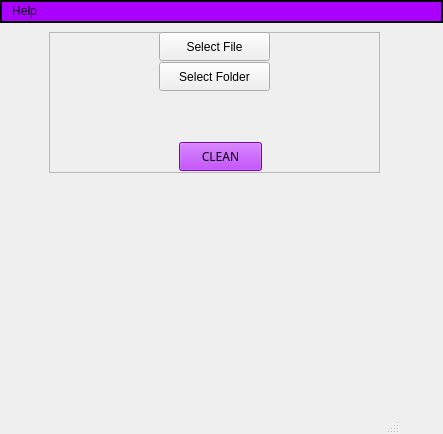
<?xml version="1.0" encoding="UTF-8"?>
<ui version="4.0">
 <class>MainWindow</class>
 <widget class="QMainWindow" name="MainWindow">
  <property name="geometry">
   <rect>
    <x>0</x>
    <y>0</y>
    <width>443</width>
    <height>434</height>
   </rect>
  </property>
  <property name="maximumSize">
   <size>
    <width>500</width>
    <height>600</height>
   </size>
  </property>
  <property name="windowTitle">
   <string>                               Metadata Remover</string>
  </property>
  <property name="styleSheet">
   <string notr="true"/>
  </property>
  <widget class="QWidget" name="centralwidget">
   <widget class="QWidget" name="gridLayoutWidget">
    <property name="geometry">
     <rect>
      <x>110</x>
      <y>180</y>
      <width>231</width>
      <height>171</height>
     </rect>
    </property>
    <layout class="QGridLayout" name="gridLayout"/>
   </widget>
   <widget class="QStackedWidget" name="stackedWidget">
    <property name="geometry">
     <rect>
      <x>9</x>
      <y>9</y>
      <width>421</width>
      <height>151</height>
     </rect>
    </property>
    <property name="currentIndex">
     <number>0</number>
    </property>
    <widget class="QWidget" name="page">
     <widget class="QFrame" name="frame">
      <property name="geometry">
       <rect>
        <x>40</x>
        <y>0</y>
        <width>331</width>
        <height>141</height>
       </rect>
      </property>
      <property name="frameShape">
       <enum>QFrame::Shape::StyledPanel</enum>
      </property>
      <property name="frameShadow">
       <enum>QFrame::Shadow::Raised</enum>
      </property>
      <widget class="QPushButton" name="selectFileButton">
       <property name="geometry">
        <rect>
         <x>110</x>
         <y>0</y>
         <width>111</width>
         <height>29</height>
        </rect>
       </property>
       <property name="text">
        <string>Select File</string>
       </property>
      </widget>
      <widget class="QPushButton" name="selectFolderButton">
       <property name="geometry">
        <rect>
         <x>110</x>
         <y>30</y>
         <width>111</width>
         <height>29</height>
        </rect>
       </property>
       <property name="text">
        <string>Select Folder</string>
       </property>
      </widget>
      <widget class="QPushButton" name="cleanButton">
       <property name="geometry">
        <rect>
         <x>130</x>
         <y>110</y>
         <width>83</width>
         <height>29</height>
        </rect>
       </property>
       <property name="font">
        <font>
         <family>Arial Black</family>
        </font>
       </property>
       <property name="styleSheet">
        <string notr="true">background-color: rgb(170, 0, 255);</string>
       </property>
       <property name="text">
        <string>CLEAN</string>
       </property>
      </widget>
      <widget class="QLabel" name="label">
       <property name="geometry">
        <rect>
         <x>12</x>
         <y>70</y>
         <width>301</width>
         <height>20</height>
        </rect>
       </property>
       <property name="text">
        <string/>
       </property>
       <property name="alignment">
        <set>Qt::AlignmentFlag::AlignCenter</set>
       </property>
      </widget>
     </widget>
    </widget>
    <widget class="QWidget" name="page_2">
     <widget class="QFrame" name="frame_2">
      <property name="geometry">
       <rect>
        <x>0</x>
        <y>0</y>
        <width>441</width>
        <height>231</height>
       </rect>
      </property>
      <property name="frameShape">
       <enum>QFrame::Shape::StyledPanel</enum>
      </property>
      <property name="frameShadow">
       <enum>QFrame::Shadow::Raised</enum>
      </property>
      <widget class="QListWidget" name="listWidget">
       <property name="geometry">
        <rect>
         <x>0</x>
         <y>0</y>
         <width>451</width>
         <height>192</height>
        </rect>
       </property>
      </widget>
     </widget>
    </widget>
   </widget>
  </widget>
  <widget class="QMenuBar" name="menubar">
   <property name="geometry">
    <rect>
     <x>0</x>
     <y>0</y>
     <width>443</width>
     <height>29</height>
    </rect>
   </property>
   <property name="autoFillBackground">
    <bool>false</bool>
   </property>
   <property name="styleSheet">
    <string notr="true">background-color: rgb(170, 0, 255);
border: 2px solid black;</string>
   </property>
   <widget class="QMenu" name="menuHelp">
    <property name="styleSheet">
     <string notr="true">
border: 2px solid black;</string>
    </property>
    <property name="title">
     <string>Help</string>
    </property>
    <addaction name="actionreportissues"/>
    <addaction name="actionCheck_for_Updates"/>
    <addaction name="actionAbout"/>
   </widget>
   <addaction name="menuHelp"/>
  </widget>
  <widget class="QStatusBar" name="statusbar">
   <property name="maximumSize">
    <size>
     <width>400</width>
     <height>400</height>
    </size>
   </property>
  </widget>
  <action name="actionreportissues">
   <property name="text">
    <string>Report Issues</string>
   </property>
   <property name="font">
    <font>
     <family>Bahnschrift SemiLight Condensed</family>
     <italic>false</italic>
     <bold>true</bold>
    </font>
   </property>
  </action>
  <action name="actionCheck_for_Updates">
   <property name="text">
    <string>Check for Updates</string>
   </property>
  </action>
  <action name="actionAbout">
   <property name="text">
    <string>About</string>
   </property>
  </action>
 </widget>
 <resources/>
 <connections/>
</ui>
